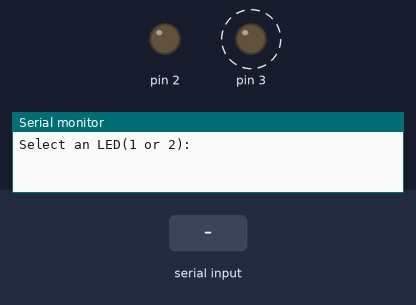
Bench run of a sketch on a simulated Arduino Uno, built with avr-gcc and run on an emulated ATmega328P. On the bench: output pins drawn as LEDs (lit = HIGH), the last lines printed to the serial monitor. Dashed ring = blinking. The inputs (shaded band) are chosen by the test bench.

Above: at 0.1 s.
At 1.2 s:
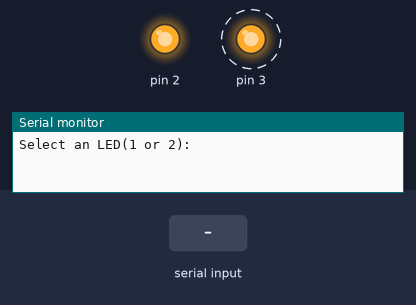
1.3 s: "1,90\n" received over Serial
At 1.53 s:
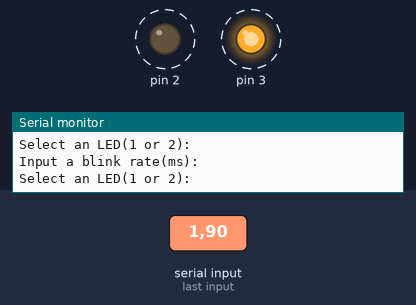
Timing chart, 0 to 10.3 s (numbered marks = the images above; inputs shaded):
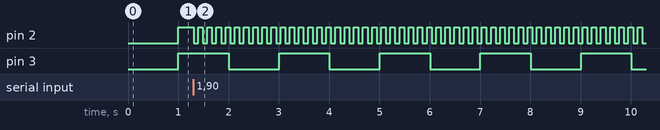

The sketch:

RR_multitasking.ino
```cpp
int ledState1 = LOW;
int ledState2 = LOW;

unsigned long previousTimeLed1 = millis();
long timeIntervalLed1 = 1000;
unsigned long previousTimeLed2 = millis();
long timeIntervalLed2 = 1000;
int userPin = 0;
unsigned long taskTime = millis();

void ledTask1(){
  if(millis() - previousTimeLed1 > timeIntervalLed1){
    previousTimeLed1 = millis();

    if(ledState1 == HIGH){
      ledState1 = LOW;

    }
    else{
      ledState1 = HIGH;
    }
    digitalWrite(2, ledState1);

  }

}

void ledTask2(){
  if(millis() - previousTimeLed2 > timeIntervalLed2){
    previousTimeLed2 = millis();

    if(ledState2 == HIGH){
      ledState2 = LOW;

    }
    else{
      ledState2 = HIGH;
    }
    digitalWrite(3, ledState2);

  }

}

void takeInput(){

  if(Serial.available()){

    if(userPin == 1){
      timeIntervalLed1 = Serial.parseInt();
      userPin = 0;
      while(Serial.available())
        Serial.read();
      Serial.println("Select an LED(1 or 2):");
    }
    else if(userPin == 2){
      timeIntervalLed2 = Serial.parseInt();
      userPin = 0;
      while(Serial.available())
        Serial.read();
      Serial.println("Select an LED(1 or 2):");
    }
    else{
      userPin = Serial.parseInt();
      Serial.println("Input a blink rate(ms):");
      while(Serial.available()){
        Serial.read();
      }
    }

  }
}

void (*taskPntr[3])() = {ledTask1, ledTask2, takeInput};


void setup() {
  // put your setup code here, to run once:
  Serial.begin(9600);

  pinMode(2, OUTPUT);
  pinMode(3,OUTPUT);
  Serial.println("Select an LED(1 or 2):");


}


void loop() {
  // put your main code here, to run repeatedly:
  while(1){
    int i = 0;
    for(i =0; i < 3; i++){
      taskPntr[i]();
    }
  }

}
```

Measured:
- after the input at 1.3 s, pin 2: alternates HIGH for 0.09 s and LOW for 0.09 s, starting at once
- by itself, pin 3: alternates HIGH for 1.0 s and LOW for 1.0 s
